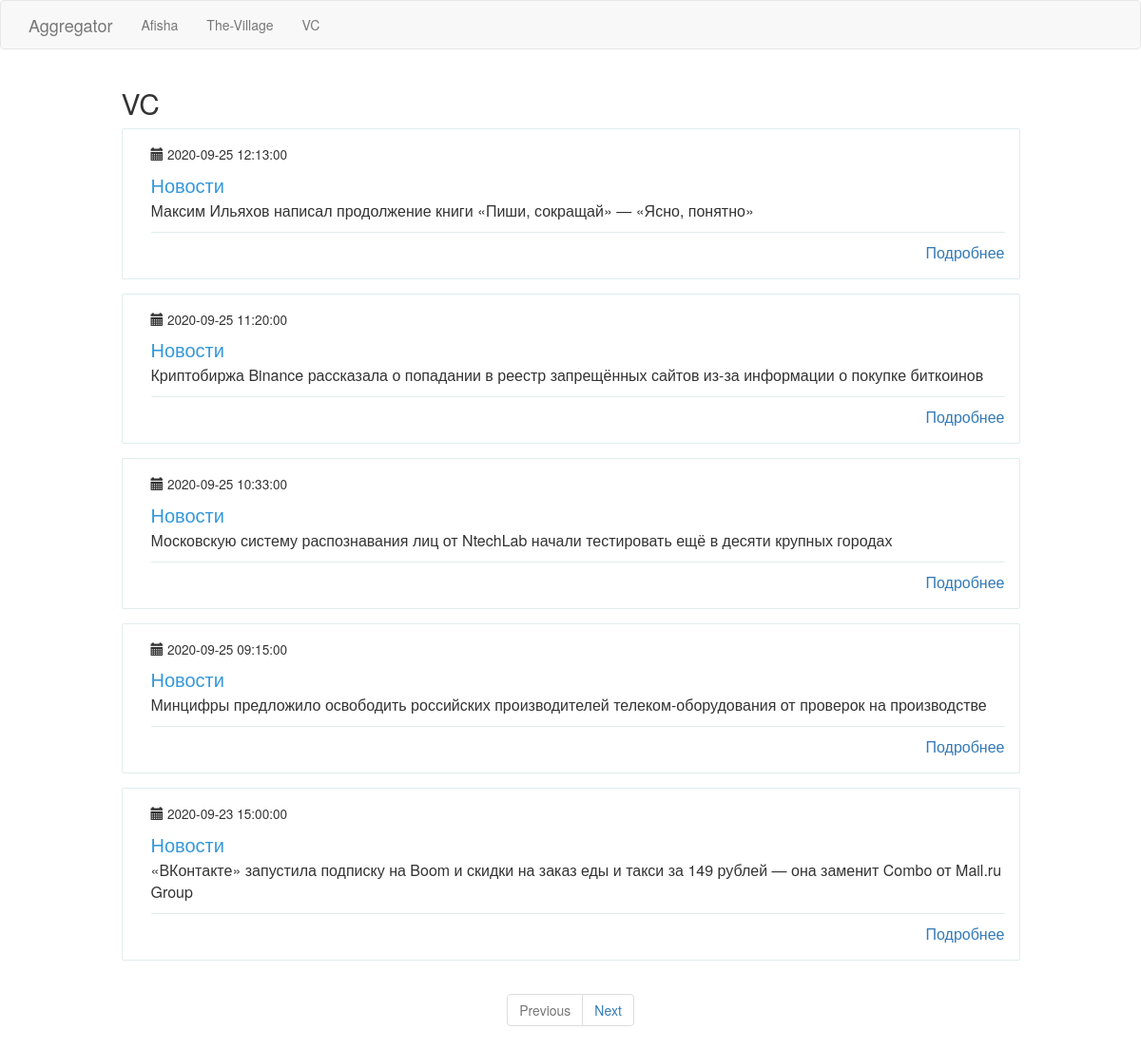
The page /vc on the database its author committed.
### app/models.py (models this page shows, shortened)
class PaginatedAPIMixin(object):
    @staticmethod
    def to_collection_dict(query, page, per_page, endpoint, **kwargs):
        resources = query.paginate(page, per_page, False)
        data = {
            'items': [item.to_dict() for item in resources.items],
            '_meta': {
                'page': page,
                'per_page': per_page,
                'total_pages': resources.pages,
                'total_items': resources.total
            },
            '_links': {
                'self': url_for(endpoint, page=page, per_page=per_page, **kwargs),
                'next': url_for(endpoint, page=page + 1, per_page=per_page, **kwargs) if resources.has_next else None,
                'prev': url_for(endpoint, page=page - 1, per_page=per_page, **kwargs) if resources.has_prev else None
            }
        }
        return data

class News(PaginatedAPIMixin, db.Model):
    id = db.Column(db.Integer, primary_key=True)
    header = db.Column(db.String(120), index=True, unique=True)
    link = db.Column(db.String(120), index=True, unique=True)
    timestamp = db.Column(db.DateTime, index=True, default=datetime.utcnow)
    user_id = db.Column(db.Integer, db.ForeignKey('resource.id'))

### app/main/routes.py (the view)
@bp.route('/vc', methods=['GET'])
@cache.cached(timeout=120, query_string=True)
def vc():
    page = request.args.get('page', 1, type=int)
    news = News.query.filter_by(user_id=3).order_by(News.timestamp.desc())\
        .paginate(page, current_app.config['POSTS_PER_PAGE'], False)
    next_url = url_for('main.vc', page=news.next_num) if news.has_next else None
    prev_url = url_for('main.vc', page=news.prev_num) if news.has_prev else None
    return render_template("news.html", news=news.items, title="VC", next_url=next_url, prev_url=prev_url)

### app/templates/news.html (shortened to what this page needs)
{% extends "base.html" %}
{% block content %}
    <div class="container">
      <div class="row">
         <div class="col-md-10 col-md-offset-1 header-h2">
             <h2>{{ title }}</h2>
         </div>
        {% for new in news %}
        <div class="col-md-10 col-md-offset-1">
          <div class="wp-block property list">
            <div class="wp-block-body">
              <div class="wp-block-content">
                <small>
                 <span class="glyphicon glyphicon-calendar" aria-hidden="true"></span> {{ new.timestamp  }}
                </small>
                <h4 class="content-title">Новости</h4>
                <p class="description">{{ new.header }}</p>
                <span class="pull-right">
                  <span class="capacity">
                     <a href="{{ new.link }}">Подробнее</a>
                  </span>
                </span>
              </div>
            </div>
          </div>
        </div>
      {% endfor %}
      </div>
    </div>
<nav class="text-center" aria-label="Page navigation example">
  <ul class="pagination">
    <li class="page-item {% if not prev_url %} disabled{% endif %}">
      <a class="page-link" href="{{ prev_url or '#' }}" tabindex="-1">Previous</a>
    </li>
    <li class="page-item{% if not next_url %} disabled{% endif %}">
      <a class="page-link" href="{{ next_url or '#' }}">Next</a>
    </li>
  </ul>
</nav>
{% endblock %}

### app/static/style.css (style rules this page uses)
.wp-block { margin: 0 0 15px 0; -webkit-transition: all .3s linear; transition: all .3s linear; position: relative; cursor: default; border-radius: 2px; }
.wp-block.property.list { border: 1px solid #e0eded; margin-bottom: 15px !important; }
.wp-block.property.list { padding: 15px 15px 0 15px; }
.wp-block.property.list { margin: 0; padding: 0; font-size: 16px; font-weight: 400; }
.wp-block .wp-block-body { padding: 15px; }
.wp-block.property.list .wp-block-content .content-title { font-size: 20px; color: #3498db; margin-bottom: 5px; }
.wp-block.property.list .wp-block-body .wp-block-content { width: 10%; display: table-cell; vertical-align: top; padding-left: 15px; }
.wp-block.property.list .wp-block-content .description { padding-bottom: 10px; border-bottom: 1px solid #e0eded; }

### rows shown on the page
News: timestamp "2020-09-25 12:13:00", header "Максим Ильяхов написал продолжение книги «Пиши, сокращай» — «Ясно, понятно»"
News: timestamp "2020-09-25 11:20:00", header "Криптобиржа Binance рассказала о попадании в реестр запрещённых сайтов из-за информации о покупке биткоинов"
News: timestamp "2020-09-25 10:33:00", header "Московскую систему распознавания лиц от NtechLab начали тестировать ещё в десяти крупных городах"
News: timestamp "2020-09-25 09:15:00", header "Минцифры предложило освободить российских производителей телеком-оборудования от проверок на производстве"
News: timestamp "2020-09-23 15:00:00", header "«ВКонтакте» запустила подписку на Boom и скидки на заказ еды и такси за 149 рублей — она заменит Combo от Mail.ru Group"

### other values the page prints
{{ title }} "VC"
